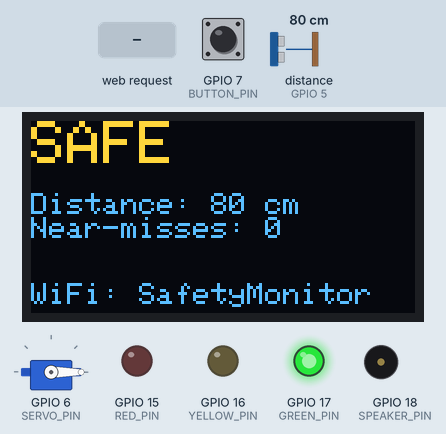
Recording of a sketch running on a simulated ESP32-S3. On the bench: servo, 128×64 one-colour display, output pins drawn as LEDs (lit = HIGH), buzzer (waves = sounding). Wiring (inferred from the names in the program): ultrasonic range finder: trigger GPIO 4; echo GPIO 5. The inputs (shaded band) are chosen by the test bench; at power-on: distance to the obstacle (sensor on GPIO 5) 80 cm, GPIO 7 (BUTTON_PIN) HIGH. The echo pulse lasts 58.3 µs per cm; the OLED is the two-colour kind (top 16 rows yellow); servo pulses on a pin are drawn as a servo (544–2400 µs = 0–180°); pins used as bus, display or sensor lines are not drawn; what the sketch prints to the serial monitor is not drawn.

Above: at 3.0 s.
3.1 s: distance to the obstacle (sensor on GPIO 5) set to 54 cm
At 3.6 s:
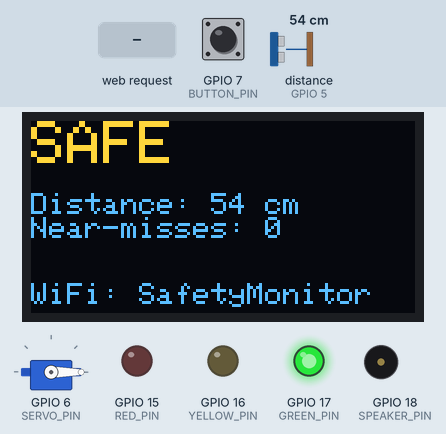
4.6 s: distance to the obstacle (sensor on GPIO 5) set to 45 cm
At 5.2 s:
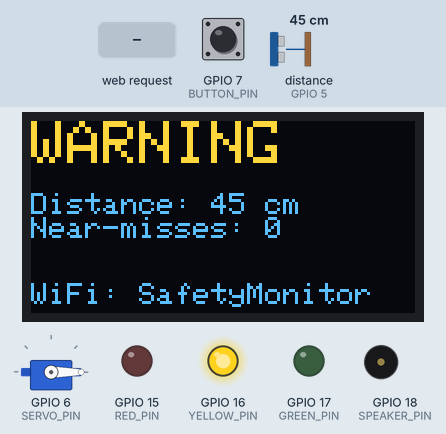
7.6 s: distance to the obstacle (sensor on GPIO 5) set to 21 cm
At 8.4 s:
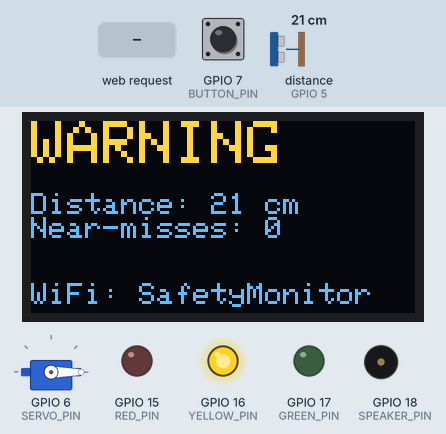
10.1 s: distance to the obstacle (sensor on GPIO 5) set to 17 cm
At 11.19 s:
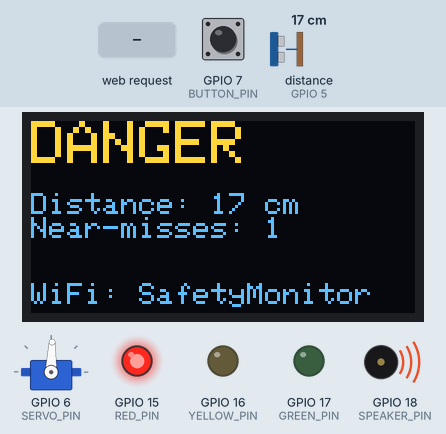
12.0 s: GPIO 7 (BUTTON_PIN) pulled LOW for 0.15 s
At 12.3 s:
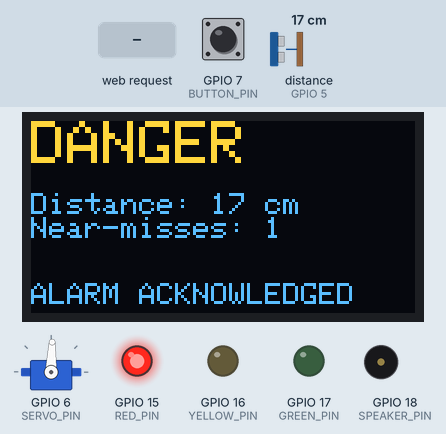
13.6 s: HTTP request GET /reset received
At 15.1 s:
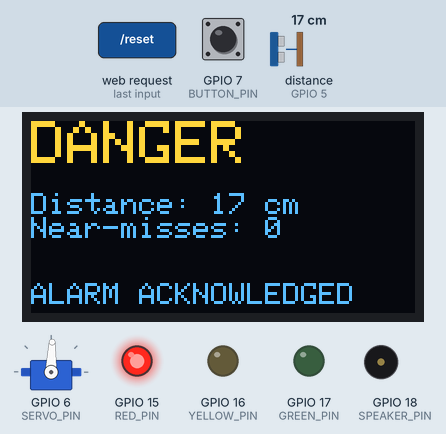
Timing chart, 0 to 16.3 s (numbered marks = the images above; inputs shaded):
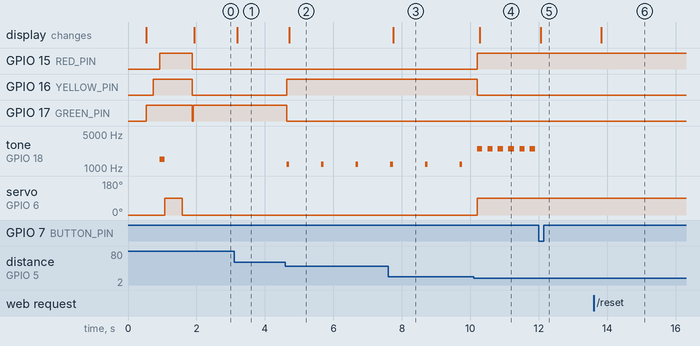

Measured:
- the behaviour switches between 50 and 49 cm on distance to the obstacle (sensor on GPIO 5) (found by bisection; images 1 and 2)
- the behaviour switches between 20 and 19 cm on distance to the obstacle (sensor on GPIO 5) (found by bisection; images 3 and 4)
- after the input at 3.1 s, the display: changes after 0.10 s (image 1)
- after the input at 4.6 s, GPIO 16 (YELLOW_PIN): LOW → HIGH at once; GPIO 17 (GREEN_PIN): HIGH → LOW at once; tone on GPIO 18 (SPEAKER_PIN): alternates 1200 Hz for 0.08 s and silent for 0.94 s, starting at once; the display: changes after 0.11 s (image 2)
- after the input at 7.6 s, the display: changes after 0.15 s (image 3)
- after the input at 10.1 s, GPIO 15 (RED_PIN): LOW → HIGH after 0.10 s; GPIO 16 (YELLOW_PIN): HIGH → LOW after 0.10 s; tone on GPIO 18 (SPEAKER_PIN): alternates 2500 Hz for 0.15 s and silent for 0.15 s, starting after 0.10 s; servo on GPIO 6 (SERVO_PIN): 0° → 88° after 0.10 s; the display: changes after 0.18 s (image 4)
- after the input at 12.0 s, tone on GPIO 18 (SPEAKER_PIN): stops changing and stays silent; the display: changes after 0.05 s (image 5)
- after the input at 13.6 s, the display: changes after 0.22 s (image 6)

The sketch:

safety_monitor_v1.ino
```cpp
/*
  WAREHOUSE SAFETY MONITOR - HowdyHack 2026
  ESP32-S3 + HC-SR04 ultrasonic + 3 LED stack light + speaker/amp
  + servo barrier arm + acknowledge button + OLED + phone dashboard

  PHONE DASHBOARD:
    1. On your phone, join Wi-Fi "SafetyMonitor" (password: howdyhack26)
    2. Open http://192.168.4.1 in your browser

  Libraries to install (Tools > Manage Libraries):
    - Adafruit SSD1306 (click "Install all" so it also installs Adafruit GFX)
  Board: ESP32S3 Dev Module (esp32 by Espressif, version 3.x)
*/

#include <WiFi.h>
#include <WebServer.h>
#include <Wire.h>
#include <Adafruit_GFX.h>
#include <Adafruit_SSD1306.h>

// ---------------- PINS (GPIO numbers printed on the board) ----------------
const int TRIG_PIN    = 4;
const int ECHO_PIN    = 5;   // MUST go through the 3-resistor voltage divider!
const int SERVO_PIN   = 6;
const int BUTTON_PIN  = 7;
const int SDA_PIN     = 8;   // OLED
const int SCL_PIN     = 9;   // OLED
const int RED_PIN     = 15;
const int YELLOW_PIN  = 16;
const int GREEN_PIN   = 17;
const int SPEAKER_PIN = 18;  // goes to the amplifier input

// ---------------- SETTINGS (change these to tune the demo) ----------------
const float WARNING_CM = 50.0;   // closer than this = yellow
const float DANGER_CM  = 20.0;   // closer than this = red + alarm + barrier
const int BARRIER_UP   = 0;      // servo angle when safe
const int BARRIER_DOWN = 90;     // servo angle in danger
const char* WIFI_NAME  = "SafetyMonitor";
const char* WIFI_PASS  = "howdyhack26";   // must be 8+ characters

// PWM channels on different timers so the beeping doesn't jitter the servo
const int SERVO_CH   = 0;
const int SPEAKER_CH = 2;

// ---------------- GLOBALS ----------------
Adafruit_SSD1306 display(128, 64, &Wire, -1);
bool oledOK = false;
WebServer server(80);

enum Zone { SAFE, WARNING, DANGER };
Zone zone = SAFE;
float distanceCm = 999;
unsigned long nearMisses = 0;
bool muted = false;

const int LOG_SIZE = 10;
unsigned long logTime[LOG_SIZE];
float logDist[LOG_SIZE];
int logCount = 0;

unsigned long lastRead = 0, lastBeep = 0, lastOled = 0, lastButton = 0;
bool beepOn = false;

// ---------------- PHONE DASHBOARD PAGE ----------------
const char PAGE[] PROGMEM = R"rawliteral(
<!DOCTYPE html><html><head><meta charset="utf-8">
<meta name="viewport" content="width=device-width,initial-scale=1">
<title>Safety Monitor</title>
<style>
body{margin:0;font-family:system-ui,sans-serif;background:#111;color:#eee;padding:16px}
h1{font-size:20px;margin:0 0 12px}
#card{border-radius:16px;padding:24px;text-align:center;background:#333;transition:background .2s}
#zone{font-size:40px;font-weight:800}
#dist{font-size:20px;margin-top:6px}
.row{display:flex;gap:12px;margin-top:12px}
.box{flex:1;background:#222;border-radius:12px;padding:14px;text-align:center}
.big{font-size:32px;font-weight:800}
button{width:100%;margin-top:12px;padding:14px;font-size:16px;border:0;border-radius:12px;background:#333;color:#eee}
ul{list-style:none;padding:0;margin:8px 0 0}
li{background:#222;border-radius:8px;padding:10px;margin-bottom:6px;display:flex;justify-content:space-between}
</style></head><body>
<h1>&#9888;&#65039; Machine Zone Safety Monitor</h1>
<div id="card"><div id="zone">--</div><div id="dist">connecting...</div></div>
<div class="row">
  <div class="box"><div class="big" id="n">0</div>near-misses</div>
  <div class="box"><div class="big" id="up">0:00</div>shift time</div>
</div>
<button onclick="fetch('/mute')">Acknowledge alarm</button>
<h1 style="margin-top:20px">Near-miss log</h1>
<ul id="log"><li>No events yet</li></ul>
<button onclick="if(confirm('Reset shift data?'))fetch('/reset')">Reset shift data</button>
<script>
const colors={SAFE:'#1e8e3e',WARNING:'#e0a800',DANGER:'#d93025'};
function fmt(ms){let s=Math.floor(ms/1000),m=Math.floor(s/60);return m+':'+String(s%60).padStart(2,'0')}
async function tick(){
  try{
    const d=await (await fetch('/data')).json();
    document.getElementById('zone').textContent=d.z+(d.m?' (ack)':'');
    document.getElementById('card').style.background=colors[d.z];
    document.getElementById('dist').textContent=d.d<0?'Nobody nearby':d.d.toFixed(0)+' cm from machine';
    document.getElementById('n').textContent=d.n;
    document.getElementById('up').textContent=fmt(d.up);
    document.getElementById('log').innerHTML=d.log.length
      ? d.log.map(e=>'<li><span>'+fmt(d.up-e.t)+' ago</span><span>'+e.d.toFixed(0)+' cm</span></li>').join('')
      : '<li>No events yet</li>';
  }catch(e){}
}
setInterval(tick,400);tick();
</script></body></html>
)rawliteral";

// ---------------- HELPERS ----------------
const char* zoneName(Zone z) {
  if (z == DANGER)  return "DANGER";
  if (z == WARNING) return "WARNING";
  return "SAFE";
}

void setServo(int angle) {
  int us = map(angle, 0, 180, 500, 2400);           // pulse width in microseconds
  ledcWrite(SERVO_PIN, (uint32_t)us * 16383 / 20000); // 50 Hz, 14-bit
}

void speaker(int freq) {
  ledcWriteTone(SPEAKER_PIN, freq);  // 0 = silent
}

float readOnce() {
  digitalWrite(TRIG_PIN, LOW);  delayMicroseconds(2);
  digitalWrite(TRIG_PIN, HIGH); delayMicroseconds(10);
  digitalWrite(TRIG_PIN, LOW);
  unsigned long us = pulseIn(ECHO_PIN, HIGH, 25000);
  if (us == 0) return 999;   // nothing detected
  return us / 58.0;          // convert to cm
}

float readDistance() {
  float a = readOnce(); delay(5);
  float b = readOnce(); delay(5);
  float c = readOnce();
  return max(min(a, b), min(max(a, b), c));  // middle value, ignores glitches
}

void addLog(float d) {
  for (int i = LOG_SIZE - 1; i > 0; i--) {
    logTime[i] = logTime[i - 1];
    logDist[i] = logDist[i - 1];
  }
  logTime[0] = millis();
  logDist[0] = d;
  if (logCount < LOG_SIZE) logCount++;
}

void updateLights() {
  digitalWrite(GREEN_PIN,  zone == SAFE);
  digitalWrite(YELLOW_PIN, zone == WARNING);
  digitalWrite(RED_PIN,    zone == DANGER);
}

void updateAlarm() {
  unsigned long now = millis();
  if (zone == DANGER && !muted) {
    // fast urgent beeping
    if (now - lastBeep > 150) {
      lastBeep = now;
      beepOn = !beepOn;
      speaker(beepOn ? 2500 : 0);
    }
  } else if (zone == WARNING) {
    // short chirp once a second
    if (!beepOn && now - lastBeep > 1000) { lastBeep = now; beepOn = true; speaker(1200); }
    else if (beepOn && now - lastBeep > 60) { beepOn = false; speaker(0); }
  } else if (beepOn) {
    beepOn = false;
    speaker(0);
  }
}

void updateOled() {
  if (!oledOK) return;
  display.clearDisplay();
  display.setTextColor(SSD1306_WHITE);
  display.setTextSize(2);
  display.setCursor(0, 0);
  display.println(zoneName(zone));
  display.setTextSize(1);
  display.setCursor(0, 24);
  if (distanceCm >= 999) display.println("Distance: --");
  else { display.print("Distance: "); display.print(distanceCm, 0); display.println(" cm"); }
  display.print("Near-misses: ");
  display.println(nearMisses);
  display.setCursor(0, 54);
  display.print(muted ? "ALARM ACKNOWLEDGED" : "WiFi: SafetyMonitor");
  display.display();
}

void checkButton() {
  if (digitalRead(BUTTON_PIN) == LOW && millis() - lastButton > 300) {
    lastButton = millis();
    if (zone == DANGER) muted = true;
    Serial.println("Button: alarm acknowledged");
  }
}

void handleData() {
  String j = "{\"d\":" + String(distanceCm >= 999 ? -1.0f : distanceCm, 1);
  j += ",\"z\":\"" + String(zoneName(zone)) + "\"";
  j += ",\"n\":" + String(nearMisses);
  j += ",\"m\":" + String(muted ? "true" : "false");
  j += ",\"up\":" + String(millis());
  j += ",\"log\":[";
  for (int i = 0; i < logCount; i++) {
    if (i) j += ",";
    j += "{\"t\":" + String(logTime[i]) + ",\"d\":" + String(logDist[i], 1) + "}";
  }
  j += "]}";
  server.send(200, "application/json", j);
}

// ---------------- SETUP ----------------
void setup() {
  Serial.begin(115200);
  delay(500);
  Serial.println("Warehouse Safety Monitor starting...");

  pinMode(TRIG_PIN, OUTPUT);
  pinMode(ECHO_PIN, INPUT);
  pinMode(RED_PIN, OUTPUT);
  pinMode(YELLOW_PIN, OUTPUT);
  pinMode(GREEN_PIN, OUTPUT);
  pinMode(BUTTON_PIN, INPUT_PULLUP);

  ledcAttachChannel(SERVO_PIN, 50, 14, SERVO_CH);
  ledcAttachChannel(SPEAKER_PIN, 2000, 8, SPEAKER_CH);
  speaker(0);
  setServo(BARRIER_UP);

  Wire.begin(SDA_PIN, SCL_PIN);
  oledOK = display.begin(SSD1306_SWITCHCAPVCC, 0x3C);
  if (!oledOK) Serial.println("OLED not found (that's ok, everything else still works)");

  WiFi.softAP(WIFI_NAME, WIFI_PASS);
  Serial.print("Dashboard: join Wi-Fi '");
  Serial.print(WIFI_NAME);
  Serial.print("' then open http://");
  Serial.println(WiFi.softAPIP());

  server.on("/", []() { server.send_P(200, "text/html", PAGE); });
  server.on("/data", handleData);
  server.on("/reset", []() { nearMisses = 0; logCount = 0; server.send(200, "text/plain", "ok"); });
  server.on("/mute", []() { if (zone == DANGER) muted = true; server.send(200, "text/plain", "ok"); });
  server.begin();

  // Startup self-test: lights, beep, barrier
  digitalWrite(GREEN_PIN, HIGH);  delay(200);
  digitalWrite(YELLOW_PIN, HIGH); delay(200);
  digitalWrite(RED_PIN, HIGH);
  speaker(1500); delay(150); speaker(0);
  setServo(BARRIER_DOWN); delay(500);
  setServo(BARRIER_UP);   delay(300);
  digitalWrite(GREEN_PIN, LOW);
  digitalWrite(YELLOW_PIN, LOW);
  digitalWrite(RED_PIN, LOW);
}

// ---------------- LOOP ----------------
void loop() {
  server.handleClient();
  checkButton();

  if (millis() - lastRead > 100) {
    lastRead = millis();
    distanceCm = readDistance();

    // +5 cm buffer so it doesn't flicker when someone hovers on the line
    Zone newZone = SAFE;
    if (distanceCm < DANGER_CM || (zone == DANGER && distanceCm < DANGER_CM + 5)) newZone = DANGER;
    else if (distanceCm < WARNING_CM || (zone == WARNING && distanceCm < WARNING_CM + 5)) newZone = WARNING;

    if (newZone == DANGER && zone != DANGER) {
      nearMisses++;
      addLog(distanceCm);
      Serial.printf("NEAR-MISS #%lu at %.0f cm\n", nearMisses, distanceCm);
    }
    if (newZone != DANGER) muted = false;
    if (newZone != zone) setServo(newZone == DANGER ? BARRIER_DOWN : BARRIER_UP);

    zone = newZone;
    updateLights();
    Serial.printf("Distance: %.1f cm   Zone: %s\n", distanceCm, zoneName(zone));
  }

  updateAlarm();

  if (millis() - lastOled > 250) {
    lastOled = millis();
    updateOled();
  }
}
```
